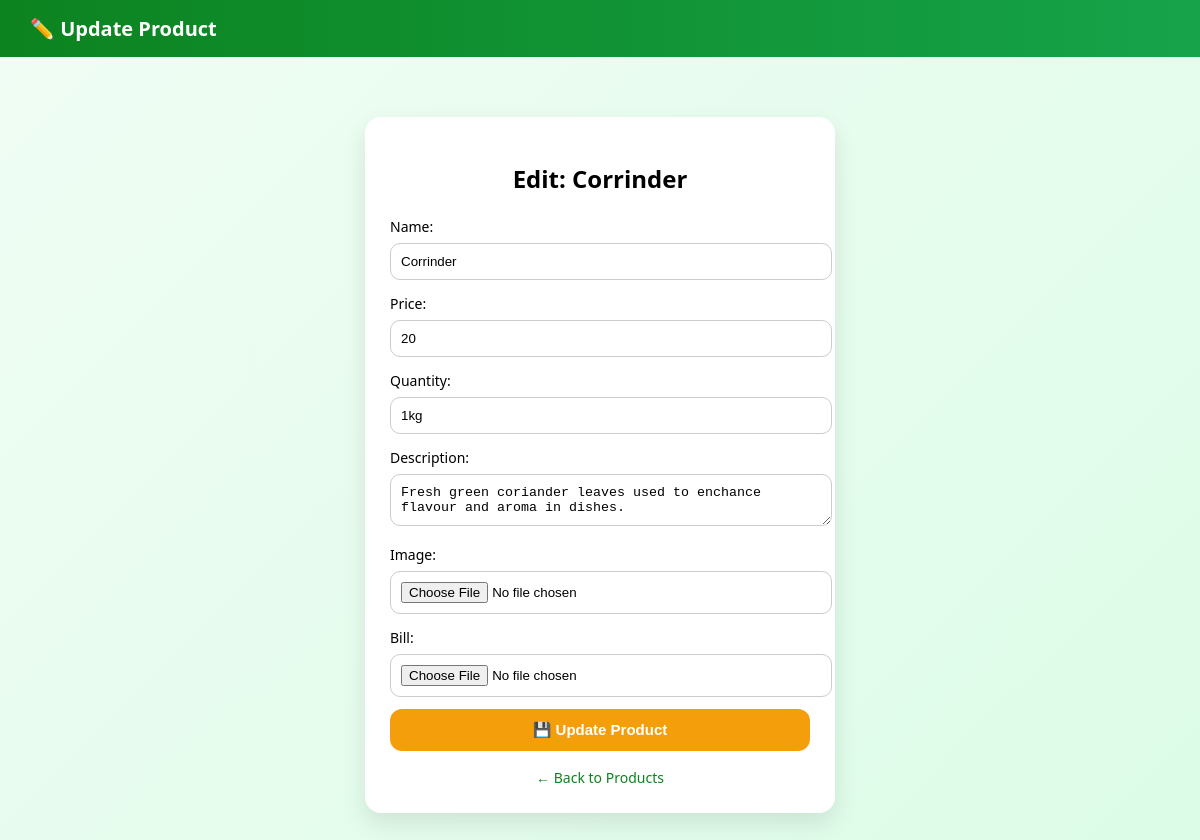
Page /update/1/ (signed in) on the committed database.
### products/models.py (models this page shows)
class products(models.Model):
    name = models.CharField(max_length=50,unique=True)
    price = models.IntegerField()
    quantity = models.CharField(max_length=50)
    description = models.TextField()
    image = models.ImageField(upload_to='media/images')
    bill = models.FileField(upload_to='bill/',null=True,blank=True)
    register_at = models.DateTimeField(auto_now_add=True)

### products/views.py (the view)
# urls.py: path('update/<int:id>/',views.update_product,name='update'),
@login_required
def update_product(request,id):
    obj=products.objects.get(id=id)
    try:
        if request.method == "POST":
            obj.name = request.POST.get('name')
            obj.price = request.POST.get('price')
            obj.quantity = request.POST.get('quantity')
            obj.description = request.POST.get('description')
            bill = request.FILES.get('bill')
            if bill:
             obj.bill = bill
            image = request.FILES.get('image')
            if image:
             obj.image = image
            obj.save()
            return redirect('Home')
    except Exception as e:
         print("error:" ,e)
    return render(request,'update.html',{'products': obj})

### Template/update.html (shortened to what this page needs)
<!DOCTYPE html>
<html>
<head>
</head>
<body>
<div class="navbar">
    ✏️ Update Product
</div>
<div class="container">
    <h2>Edit: {{products.name}}</h2>
    <form method="POST" enctype="multipart/form-data">
        <label>Name:</label>
        <input type="text" name="name" value="{{products.name}}" required>
        <label>Price:</label>
        <input type="number" name="price" value="{{products.price}}">
        <label>Quantity:</label>
        <input type="text" name="quantity" value="{{products.quantity}}">
        <label>Description:</label>
        <textarea name="description">{{products.description}}</textarea>
        <label>Image:</label>
        <input type="file" name="image">
        <label>Bill:</label>
        <input type="file" name="bill">
        <button type="submit">💾 Update Product</button>
    </form>
    <div class="back">
        <a href="/">← Back to Products</a>
    </div>
</div>
</body>
</html>

### Template/update.html (style rules this page uses)
body { font-family: 'Segoe UI', sans-serif; background: linear-gradient(135deg, #f0fdf4, #dcfce7); margin: 0; }
.navbar { background: linear-gradient(90deg, #0c831f, #16a34a); padding: 15px 30px; color: white; font-size: 20px; font-weight: bold; }
.container { width: 420px; margin: 60px auto; padding: 25px; background: white; border-radius: 16px; box-shadow: 0 10px 25px rgba(0,0,0,0.1); animation: fadeIn 0.4s ease; }
h2 { text-align: center; margin-bottom: 20px; }
label { font-size: 14px; font-weight: 500; }
input, textarea { width: 100%; padding: 10px; margin: 6px 0 12px; border-radius: 10px; border: 1px solid #ccc; outline: none; transition: 0.2s; }
button { width: 100%; padding: 12px; background: #f59e0b; color: white; border: none; border-radius: 12px; font-size: 15px; font-weight: bold; cursor: pointer; transition: 0.2s; }
.back { text-align: center; margin-top: 15px; }
.back a { text-decoration: none; color: #0c831f; font-size: 14px; }

### rows in the picture
products: name "Corrinder", price "20", quantity "1kg", description "Fresh green coriander leaves used to enchance flavour and aroma in dishes."
